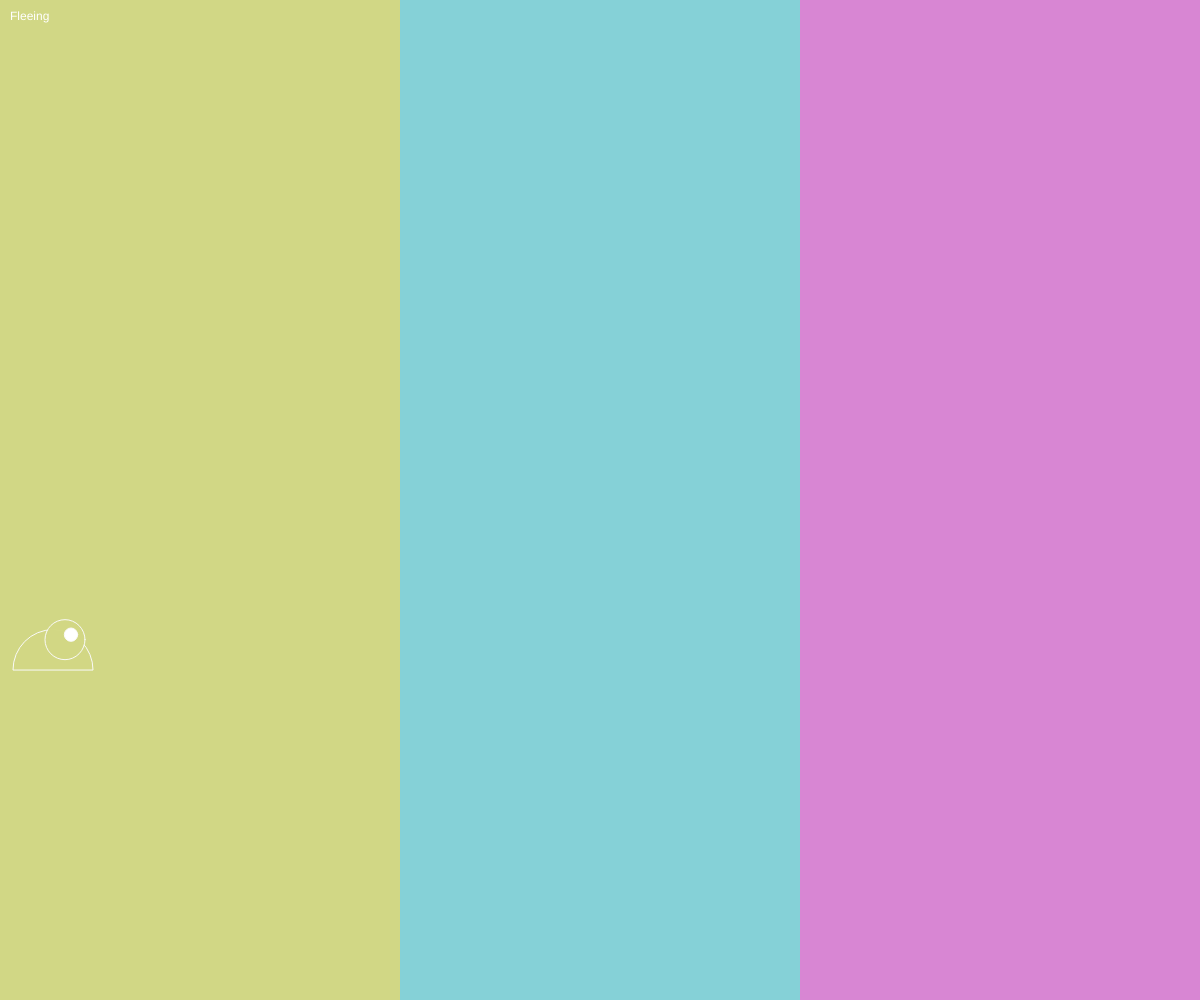
Frame 1 (no input)
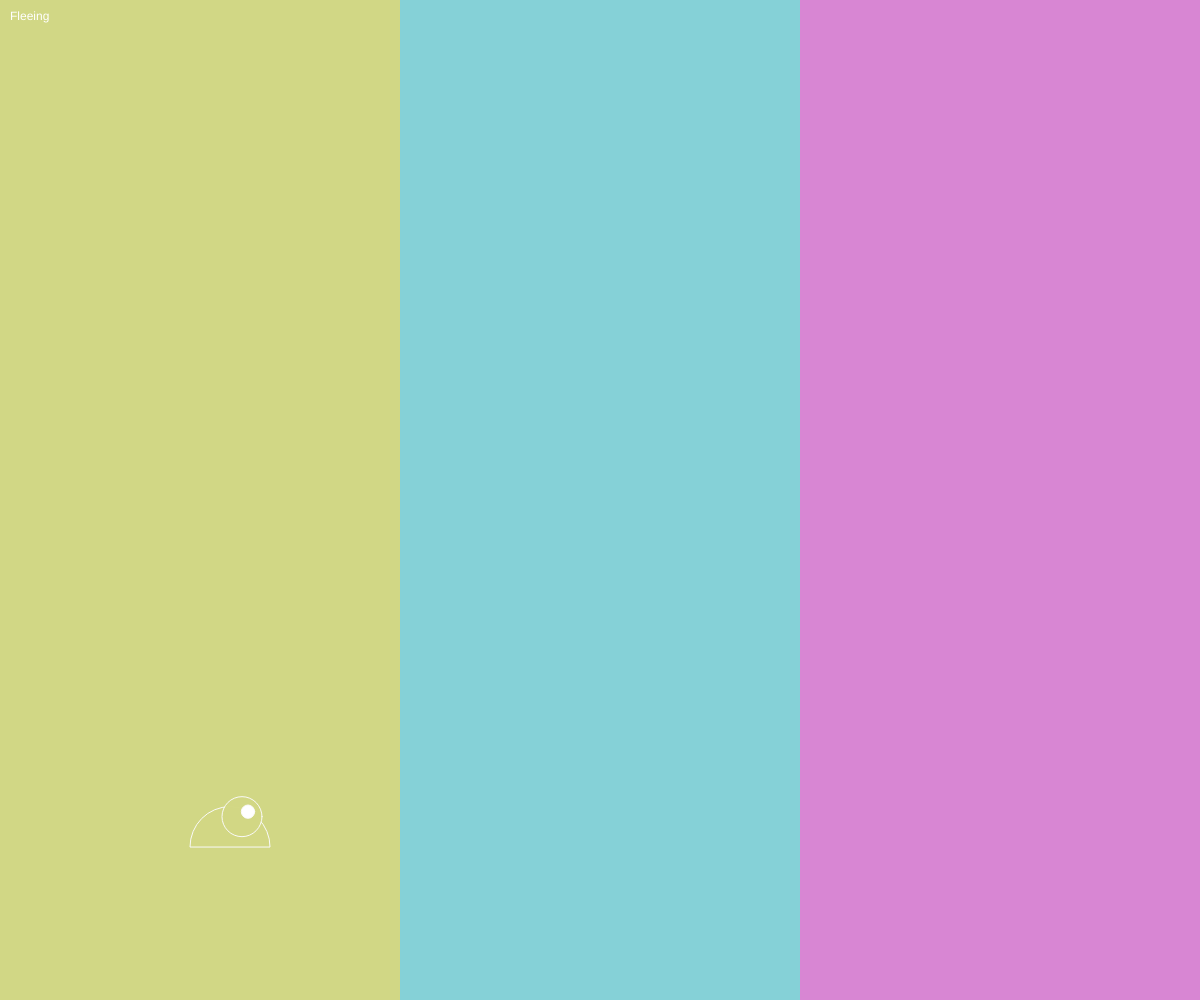
Frame 60 (no input)
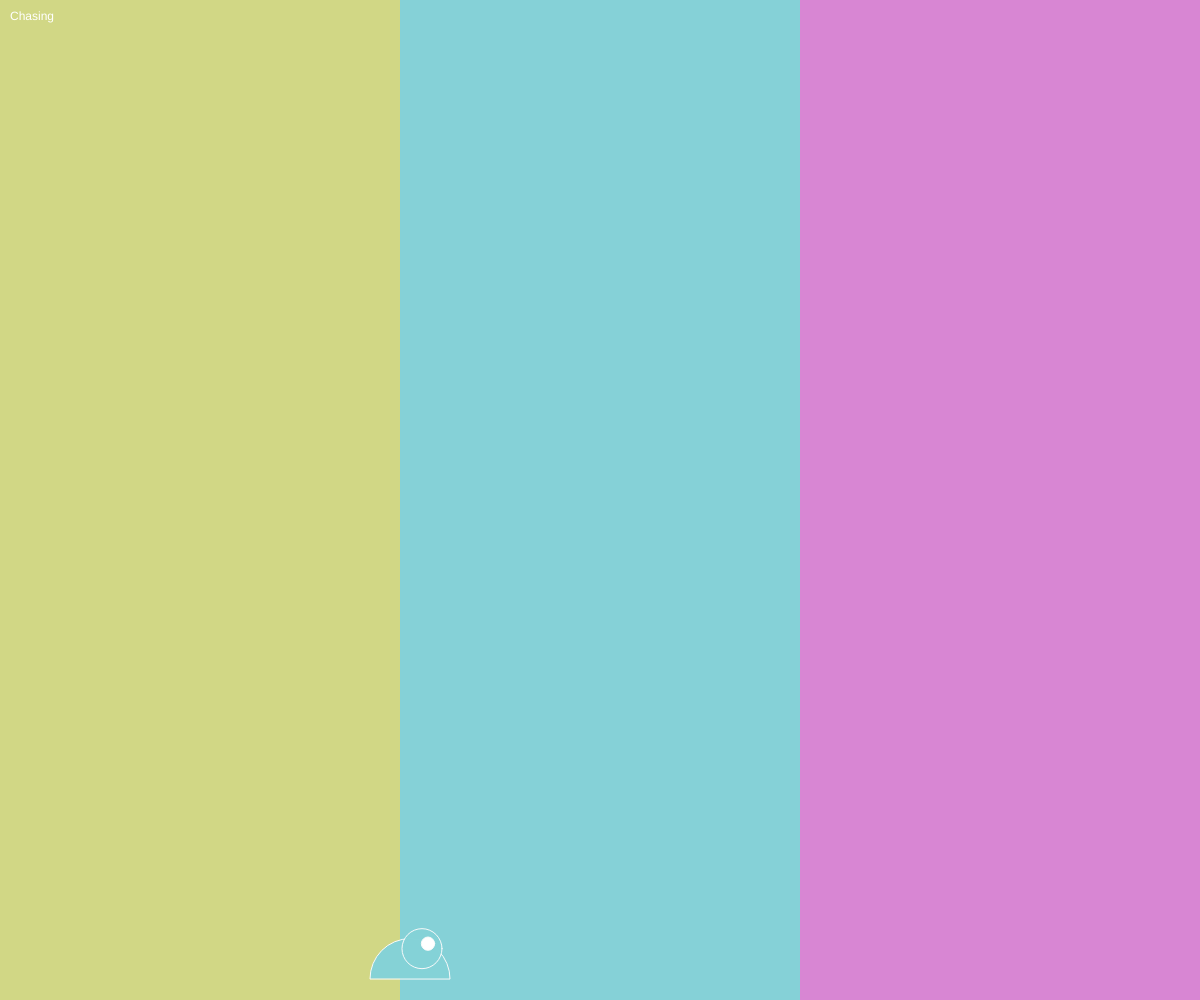
Frame 120 (the mouse pressed at the canvas centre since frame 60)

The p5.js sketch that drew these frames (run headless with seeded random() and noise() and a simulated clock; from frame 60 on, the mouse is pressed at the canvas centre):

// p5.js sketch
// ── sketch.js
var beast;
var color1;
var color2;
var color3;
var oneThird;
var movingTowardsMouse;

function setup () {
  createCanvas(window.innerWidth, window.innerHeight);
  helperVariables(); // assigns global variable values other than beast

  beast = {
    x: 50,
    y: height * 2/3,
    size: 80,
    speed: 3,
    speedX: 3,
    speedY: 3,
    color: color1,
    message: "Hello world",
  }
}

function draw () {
  helperBackground();

  // beast position variables
  if(beast.x > width -50){
    beast.speedX = -3;
  } else if(beast.x < 50){
    beast.speedX = 3;
  }
  
  beast.x += beast.speedX;
  // the beast color to match the background
  if(beast.x > width - (width/3)){
    beast.color = color3;
  } else if(beast.x > (width/3)){
    beast.color = color2;
  } else if(beast.x < (width/3)){
    beast.color = color1;
  }
  
  // true or false to movingTowardsMouse
  if(mouseX > beast.x && beast.speedX == 3 || mouseX < beast.x && beast.speedX == -3){
    movingTowardsMouse = true;
  } else if(mouseX < beast.x && beast.speedX == 3 || mouseX > beast.x && beast.speedX == -3){
    movingTowardsMouse = false;
  }
  
  //  beast.message based on movingTowardsMouse
  if(movingTowardsMouse){
    beast.message = "Chasing"
  } else {
    beast.message = "Fleeing"
  }

  if(beast.y > height ){
    beast.speedY = -3;
  } else if(beast.y < 0){
    beast.speedY = 3;
  }
  
  beast.y += beast.speedY;

  helperDrawBeast();
  helperText();
}
// ── helpers.js
var whiteColor;

function helperVariables() {

  // create random values to use for RGB in colors
  var colorValue1 = random(100, 255);
  var colorValue2 = random(100, 255);
  var colorValue3 = random(100, 255);
  var alphaValue = 250;

  // assign colors using random values
  color1 = color(colorValue1, colorValue3, colorValue2, alphaValue);
  color2 = color(colorValue2, colorValue1, colorValue3, alphaValue);
  color3 = color(colorValue3, colorValue2, colorValue1, alphaValue);
  whiteColor = color(250, 250, 250, alphaValue);

  oneThird = width/3;
}

function helperBackground() {
  background(255);
  noStroke();

  // right color band (cover whole canvas first)
  fill(color3);
  rect(0, 0, width, height);

  // middle color band (cover 2/3 of canvas)
  fill(color2);
  rect(0,0, oneThird * 2,height);

  // left color band (cover 1/3 of canvas)
  fill(color1);
  rect(0,0, oneThird,height);
  //console.log(oneThird);
}


function helperDrawBeast() {
  stroke(whiteColor);
  fill(beast.color);

  // body
  arc(beast.x, beast.y, beast.size, beast.size, PI, TWO_PI, CHORD);

  // head
  ellipse(beast.x + (4 * beast.speed), beast.y - 30, beast.size / 2, beast.size / 2);

  // eye
  fill(255);
  ellipse(beast.x + (6 * beast.speed), beast.y - 35, beast.size / 6, beast.size / 6);
}

function helperText() {
  noStroke();
  fill(255);
  text(beast.message, 10, 20);
 }
